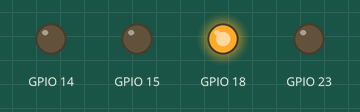
This program was run on a simulated Raspberry Pi (BCM pin numbers). Parts: output pins drawn as LEDs (lit = HIGH).

Above: at 0.05 s.
At 0.25 s:
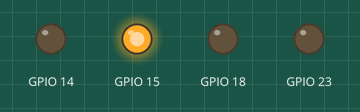
At 0.75 s:
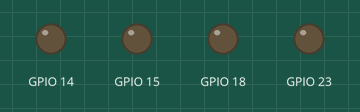
At 1.45 s:
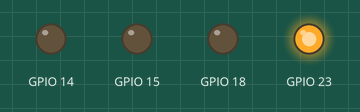
At 2.85 s:
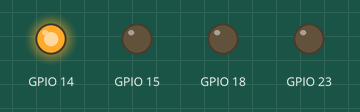
Timing chart, 0 to 3.1 s (numbered marks = the images above):
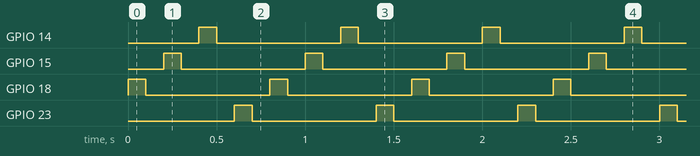

Measured:
- by itself, GPIO 14, GPIO 15, GPIO 18, GPIO 23: alternates HIGH for 0.10 s and LOW for 0.70 s

The program:

led-blink.py
```python
import RPi.GPIO as GPIO
import time

GPIO.setmode(GPIO.BCM)
GPIO.setup(14, GPIO.OUT)
GPIO.setup(15, GPIO.OUT)
GPIO.setup(18, GPIO.OUT)
GPIO.setup(23, GPIO.OUT)

while (True):
    GPIO.output(18, True)
    time.sleep(0.1)
    GPIO.output(18, False)
    time.sleep(0.1)

    GPIO.output(15, True)
    time.sleep(0.1)
    GPIO.output(15, False)
    time.sleep(0.1)

    GPIO.output(14, True)
    time.sleep(0.1)
    GPIO.output(14, False)
    time.sleep(0.1)

    GPIO.output(23, True)
    time.sleep(0.1)
    GPIO.output(23, False)
    time.sleep(0.1)
```
